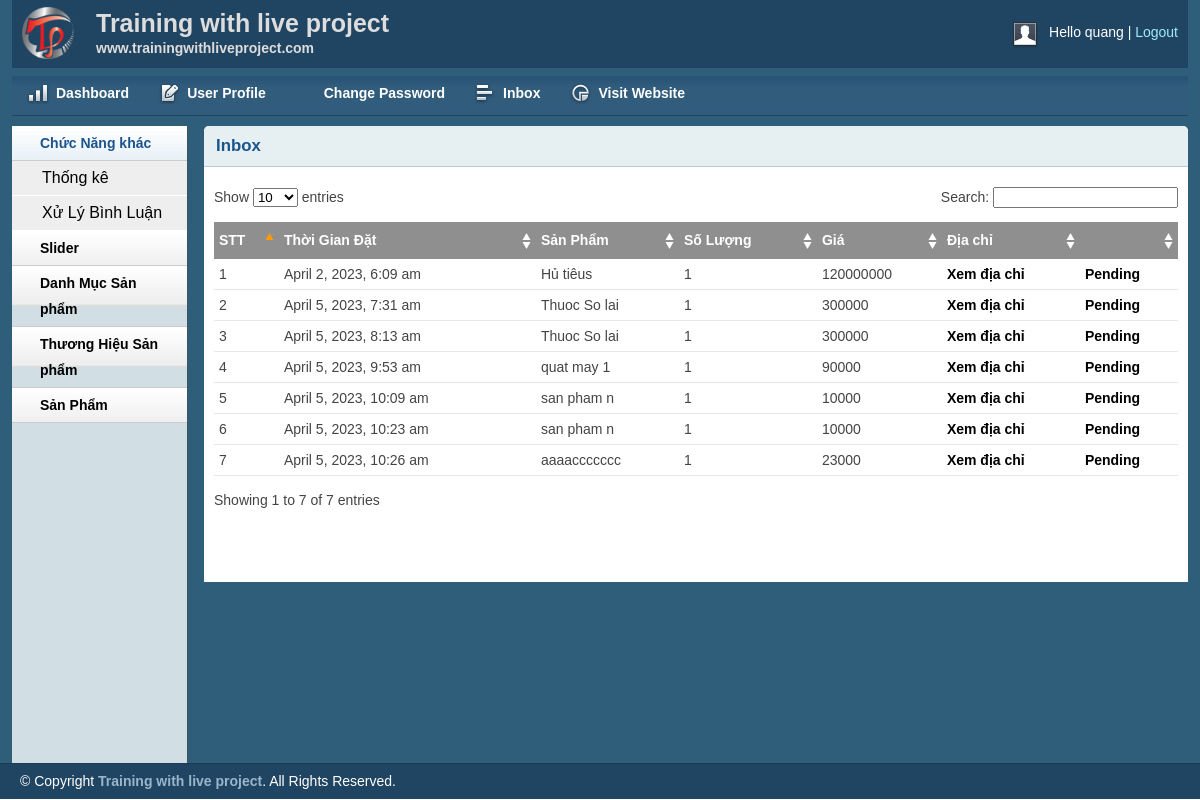
Page /admin/inbox.php (signed in) on the committed database.
### tables this page shows
CREATE TABLE `tbl_order` (
  `id_order` int(11) NOT NULL,
  `productId` int(11) UNSIGNED NOT NULL,
  `productName` varchar(255) NOT NULL,
  `customer_id` int(11) UNSIGNED NOT NULL,
  `quantity` int(11) NOT NULL,
  `price` varchar(255) NOT NULL,
  `image` varchar(255) NOT NULL,
  `date_order` timestamp NOT NULL DEFAULT current_timestamp(),
  `status` int(11) NOT NULL DEFAULT 0
);

### lib/database.php (called while the page is built, shortened)
<?php
Class Database{
   public $host   = DB_HOST;
   public $user   = DB_USER;
   public $pass   = DB_PASS;
   public $dbname = DB_NAME;
   public $link;
private function connectDB(){
   $this->link = new mysqli($this->host, $this->user, $this->pass,
    $this->dbname);
    mysqli_set_charset($this->link, "utf8");
 }
public function select($query){
  $result = $this->link->query($query) or
   die($this->link->error.__LINE__);
  if($result->num_rows > 0){
    return $result;
  } else {
    return false;
  }
 }
}

### classes/cart.php (called while the page is built, shortened)
<?php
	$filepath = realpath(dirname(__FILE__));
	include_once ($filepath.'/../lib/database.php');
	include_once ($filepath.'/../helper/format.php');
?>
<?php
	class cart
	{
		private $db;
		public function __construct(){
			$this->db = new Database();
		}
		public function get_inbox_cart(){
			$query = "SELECT * FROM tbl_order Order BY date_order";
			$result = $this->db->select($query);
			return $result;
		}
	}
?>

### helper/format.php (called while the page is built, shortened)
<?php
class Format{
 public function formatDate($date){
    return date('F j, Y, g:i a', strtotime($date));
 }
}
?>

### admin/inbox.php (the view, shortened to what this page needs)
<?php include 'inc/header.php';?>
<?php include 'inc/sidebar.php';?>
<?php
	$filepath = realpath(dirname(__FILE__));
	include_once ($filepath.'/../classes/cart.php');
	include_once ($filepath.'/../helper/format.php');
?>
        <div class="grid_10">
            <div class="box round first grid">
                <h2>Inbox</h2>
                <div class="block">
                    <table class="data display datatable" id="example">
					<thead>
						<tr>
							<th>STT</th>
							<th>Thời Gian Đặt</th>
							<th>Sản Phẩm</th>
							<th>Số Lượng</th>
							<th>Giá</th>
							<th>Địa chỉ</th>
							<th></th>
						</tr>
					</thead>
					<tbody>
						<?php
							$ct = new cart();
							$fm = new Format();
							$getinbox_cart = $ct->get_inbox_cart();
								if($getinbox_cart){
									$i =0;
									while($result = $getinbox_cart->fetch_assoc()){
										$i++;
						?>
						<tr class="odd gradeX">
							<td><?php echo $i;?></td>
							<td><?php echo $fm->FormatDate($result['date_order'])?></td>
							<td><?php echo $result['productName'];?></td>
							<td><?php echo $result['quantity'];?></td>
							<td><?php echo $result['price'];?></td>
							<td><?php ?><a href="customer.php?customerid=<?php echo $result['customer_id']?>">Xem địa chỉ</a></td>
							<td><?php
								if($result['status'] == 0){
								?>
								<a href="?shiftid=<?php echo $result['id_order']?>&price=<?php echo $result['price']?>&time=<?php echo $result['date_order']?>">Pending</a>
								<?php
								}
								elseif($result['status'] == 1){
								?>
									<?php echo 'Shifting...'?>
								<?php
								}else{
								?>
									<a href="?delid=<?php echo $result['id_order']?>&price=<?php echo $result['price']?>&time=<?php echo $result['date_order']?>">Removed</a>
								<?php } ?>
							</td>
						</tr>
						<?php
								}
							}
						?>
					</tbody>
				</table>
               </div>
            </div>
        </div>
<?php include 'inc/footer.php';?>

### admin/css/layout.css (style rules this page uses)
body { background: #fff none repeat scroll 0 0; color: #444; font-size: 14px; padding: 0; }
a { color: #000; font-weight:bold; text-decoration: none; }
h1, h2, h3, h4, h5, h6 { line-height:1.2em; margin-bottom:.3em; }
h2 { margin-top:1em; }
.box { background:#fff; margin-bottom:20px; padding:10px 10px 10px 10px; margin-left:-8px; }
.box.grid { padding-bottom:40px; }
.box.round { -moz-border-radius: 5px 5px 0px 0px; -webkit-border-radius: 5px 5px 0px 0px; border-radius: 5px 5px 0px 0px; }
.box h2 { font-size:1.2em; font-weight:bold; color:#1B548D; background:#E6F0F3; margin:-10px -10px 0 -10px; padding:10px 12px; border-bottom:1px solid #B3CBD6; -moz-border-radius: 5px 5px 0px 0px; -webkit-border-radius: 5px 5px 0px 0px; border-radius: 5px 5px 0px 0px; }
.box.first { min-height: 406px; }
.block { padding-top:20px; }
.block { padding-bottom:1px; }
table.display { margin: 0 auto; clear: both; width: 100%; }
.sorting_asc { background: #8f8f8f url(../img/table/sort_asc.png) no-repeat center right; padding:8px 5px; text-align:left; color:#fff; }
.sorting { background:#8f8f8f url(../img/table/sort_both.png) no-repeat center right; padding:8px 5px; text-align:left; color:#fff; }
tr.odd { height: 30px; line-height: 30px; border-bottom:1px solid #e6e6e6; }
tr.even { height: 30px; line-height: 30px; border-bottom:1px solid #e6e6e6; }
tr.odd td, tr.even td { padding-left:5px; }

### rows in the picture
tbl_order: date_order "April 2, 2023, 6:09 am", productName "Hủ tiêus", quantity "1", price "120000000"
tbl_order: date_order "April 5, 2023, 7:31 am", productName "Thuoc So lai", quantity "1", price "300000"
tbl_order: date_order "April 5, 2023, 8:13 am", productName "Thuoc So lai", quantity "1", price "300000"
tbl_order: date_order "April 5, 2023, 9:53 am", productName "quat may 1", quantity "1", price "90000"
tbl_order: date_order "April 5, 2023, 10:09 am", productName "san pham n", quantity "1", price "10000"
tbl_order: date_order "April 5, 2023, 10:23 am", productName "san pham n", quantity "1", price "10000"
tbl_order: date_order "April 5, 2023, 10:26 am", productName "aaaaccccccc", quantity "1", price "23000"

### other values in the picture
Session::get('adminName') "quang"
